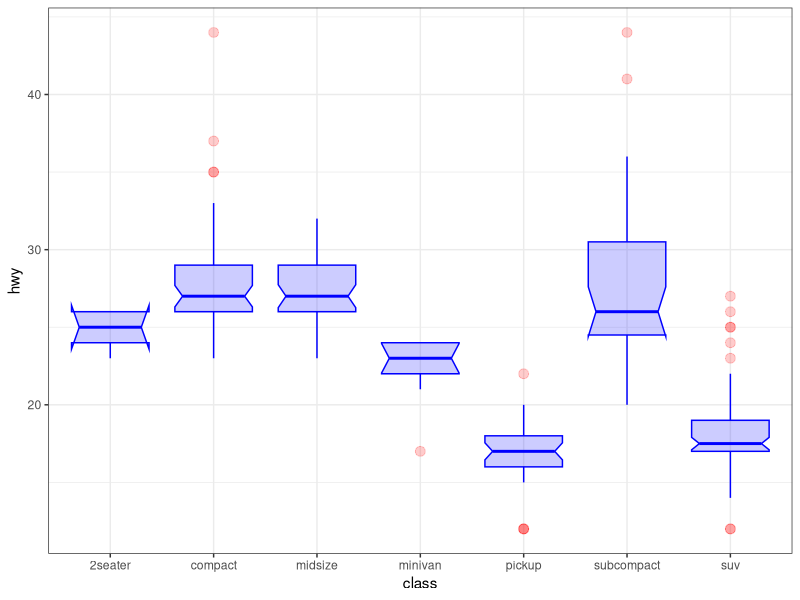

Write R code to recreate this figure.
## ---- chunk 1
knitr::opts_chunk$set(echo = FALSE)
## ---- chunk 2
# load your libraries
library(tidyverse)
library(knitr)
## ---- chunk 3
# your code goes here
# load the data using your required libraries.
# the libraries can be loaded at every chuck or in one chunk.
## ---- chunk 4
# data cleaning code goes here
## ---- chunk 5
ggplot(mpg, aes(x=class, y=hwy)) + 
    geom_boxplot(
        
        # custom boxes
        color="blue",
        fill="blue",
        alpha=0.2,
        
        # Notch?
        notch=TRUE,
        notchwidth = 0.8,
        
        # custom outliers
        outlier.colour="red",
        outlier.fill="red",
        outlier.size=3
    
    ) +
  theme_bw()
## ---- chunk 6

#kable(an_r_object, caption = "this is my caption")
